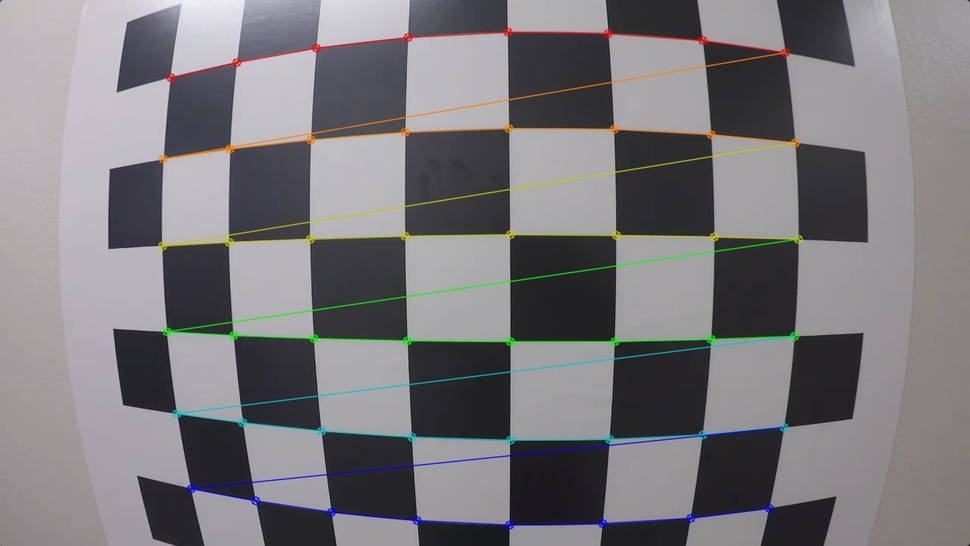
#> input picture study notes/Self-Driving/Undistort and Transform Perspective/calibration_test.jpg, 970 x 546 px, shrunk from 1280 x 720 before the run
$ jupyter execute --allow-errors 'Undistort and Transform Perspective.ipynb'   (shell and % lines are left out)
#> lines starting #> are read from the running program, lines starting #| are printed output that depends on the picture; after the words box and inside, x2 and y2 are one past the last pixel; in counts of white or black regions, pixels touching at a corner belong together
# Advanced Lane Finding
## Part 1 | Undistort and Transform Perspective

As we know, image distortion occurs when a camera looks at 3D objects in the real world and transforms them into a 2D image; this transformation isn’t perfect. Distortion actually changes what the shape and size of these 3D objects appear to be. So, the first step in analyzing camera images, is to undo this distortion so that you can get correct and useful information out of them.

The following is some of the information on the distortion of the camera image processing. You can refer to this part of the information。

#### Types of Distortion

Real cameras use curved lenses to form an image, and light rays often bend a little too much or too little at the edges of these lenses. This creates an effect that distorts the edges of images, so that lines or objects appear more or less curved than they actually are. This is called **radial distortion**, and it’s the most common type of distortion.

Another type of distortion, is **tangential distortion**. This occurs when a camera’s lens is not aligned perfectly parallel to the imaging plane, where the camera film or sensor is. This makes an image look tilted so that some objects appear farther away or closer than they actually are.

#### Distortion Coefficients and Correction

There are three coefficients needed to correct for **radial distortion: k1, k2, and k3**. To correct the appearance of radially distorted points in an image, one can use a correction formula.

In the following equations, *(x,y)* is a point in a distorted image. To undistort these points, OpenCV calculates *r*, which is the known distance between a point in an undistorted (corrected) image *(x_corrected, y_corrected)* and the center of the image distortion, which is often the center of that image *(x_c, y_c)*. This center point *(x_c, y_c)* is sometimes referred to as the distortion center. These points are pictured below.

Note: The distortion coefficient **k3** is required to accurately reflect major radial distortion (like in wide angle lenses). However, for minor radial distortion, which most regular camera lenses have, k3 has a value close to or equal to zero and is negligible. So, in OpenCV, you can choose to ignore this coefficient; this is why it appears at the end of the distortion values array: [k1, k2, p1, p2, k3]. In this course, we will use it in all calibration calculations so that our calculations apply to a wider variety of lenses (wider, like wide angle, haha) and can correct for both minor and major radial distortion.

*Points in a distorted and undistorted (corrected) image. The point (x, y) is a single point in a distorted image and (x_corrected, y_corrected) is where that point will appear in the undistorted (corrected) image.*

*Radial distortion correction.*

There are two more coefficients that account for **tangential distortion**: **p1** and **p2**, and this distortion can be corrected using a different correction formula.

*Tangential distortion correction.*

## Finding Corners
Okay, let's start now。This is your first project. In this exercise, you'll use the OpenCV functions **findChessboardCorners()** and **drawChessboardCorners()** to automatically find and draw corners in an image of a chessboard pattern.

To learn more about both of those functions, you can have a look at the OpenCV documentation here: [cv2.findChessboardCorners()](https://docs.opencv.org/2.4/modules/calib3d/doc/camera_calibration_and_3d_reconstruction.html#cv2.findChessboardCorners) and [cv2.drawChessboardCorners()](https://docs.opencv.org/2.4/modules/calib3d/doc/camera_calibration_and_3d_reconstruction.html#cv2.drawChessboardCorners).

Applying these two functions to a sample image, you'll get a result like this:

In the following exercise, your job is simple. Count the number of corners in any given row and enter that value in nx. Similarly, count the number of corners in a given column and store that in ny. Keep in mind that "corners" are only points where two black and two white squares intersect, in other words, only count inside corners, not outside corners.

### Quiz

[cell 1]
import numpy as np
import cv2
import matplotlib.pyplot as plt
import matplotlib.image as mpimg

# TODO:
# prepare object points
nx = 8  # enter the number of inside corners in x
ny = 6  # enter the number of inside corners in y

# Make a list of calibration images
fname = "calibration_test.jpg"
img = cv2.imread(fname)
#> img is the input picture: shape (546, 970, 3); mean B, G, R 123.4, 120.4, 121.9

# Convert to grayscale
gray = cv2.cvtColor(img, cv2.COLOR_BGR2GRAY)
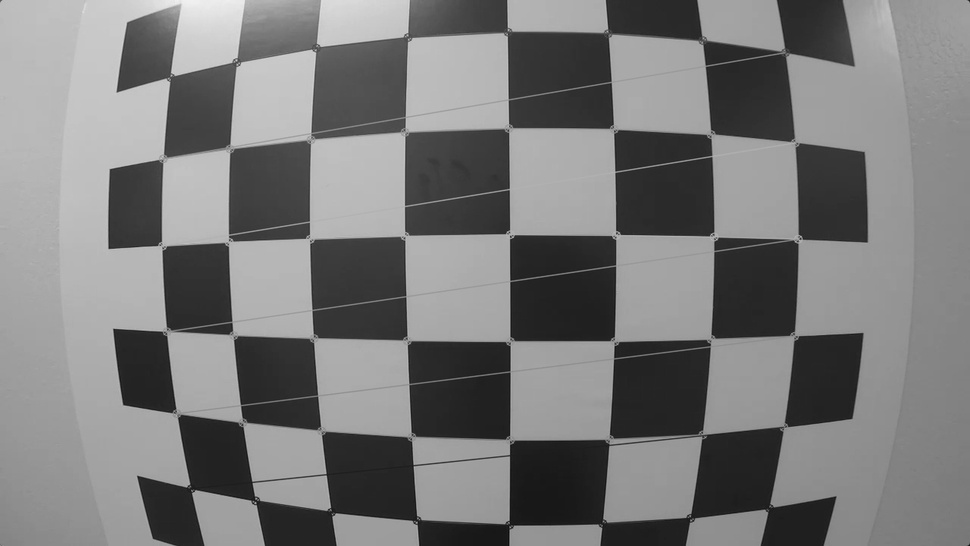
#> gray: shape (546, 970); min 8, max 242, mean 121.2

# Find the chessboard corners
ret, corners = cv2.findChessboardCorners(gray, (nx, ny), None)
#> ret = False; corners = None

# If found, draw corners
if ret == True:
    # Draw and display the corners
    cv2.drawChessboardCorners(img, (nx, ny), corners, ret)
    plt.imshow(img)

## Camera Calibration

Before you start, there are some precautions you need to know.
### Note Regarding Corner Coordinates
Since the origin corner is (0,0,0) the final corner is (6,4,0) relative to this corner rather than (7,5,0).
#### Examples of Useful Code
Converting an image, imported by cv2 or the glob API, to grayscale:
```
gray = cv2.cvtColor(img,cv2.COLOR_BGR2GRAY)
```
Note: If you are reading in an image using mpimg.imread() this will read in an **RGB** image and you should convert to grayscale using *cv2.COLOR_RGB2GRAY*, but if you are using *cv2.imread()* or the glob API, as happens in this video example, this will read in a **BGR** image and you should convert to grayscale using *cv2.COLOR_BGR2GRAY*. We'll learn more about color conversions later on in this lesson, but please keep this in mind as you write your own code and look at code examples.

Finding chessboard corners (for an 8x6 board):
```
ret, corners = cv2.findChessboardCorners(gray, (8,6), None)
```
Drawing detected corners on an image:
```
img = cv2.drawChessboardCorners(img, (8,6), corners, ret)
```
Camera calibration, given object points, image points, and the **shape of the grayscale image**:
```
ret, mtx, dist, rvecs, tvecs = cv2.calibrateCamera(objpoints, imgpoints, gray.shape[::-1], None, None)
```
Undistorting a test image:
```
dst = cv2.undistort(img, mtx, dist, None, mtx)
```
### A note on image shape
The shape of the image, which is passed into the **calibrateCamera** function, is just the height and width of the image. One way to retrieve these values is by retrieving them from the **grayscale image shape** array *gray.shape[::-1]*. This returns the image width and height in pixel values like (1280, 960).

Another way to retrieve the image shape, is to get them directly from the color image by retrieving the first two values in the color image shape array using *img.shape[1::-1]*. This code snippet asks for just the first two values in the shape array, and reverses them. Note that in our case we are working with a greyscale image, so we only have 2 dimensions (color images have three, height, width, and depth), so this is not necessary.

It's important to use an entire grayscale image shape or the first two values of a color image shape. This is because the entire shape of a color image will include a third value -- the number of color channels -- in addition to the height and width of the image. For example the shape array of a color image might be (960, 1280, 3), which are the pixel height and width of an image (960, 1280) and a third value (3) that represents the three color channels in the color image which you'll learn more about later, and if you try to pass these three values into the calibrateCamera function, you'll get an error.

[cell 2]
import numpy as np
import cv2
import matplotlib.pyplot as plt
import matplotlib.image as mpimg

# Read in a calibration image
img = mpimg.imread("./calibration_wide/GOPR0032.jpg")
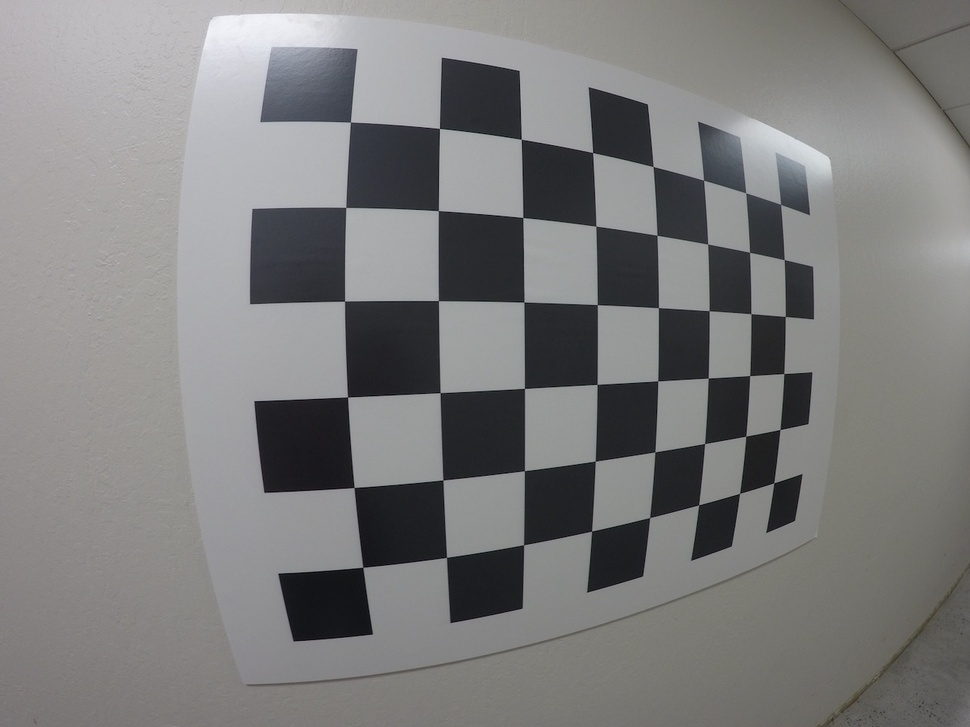
#> input picture study notes/Self-Driving/Undistort and Transform Perspective/calibration_wide/GOPR0032.jpg, 970 x 727 px, shrunk from 1280 x 960 before the run
#> img is the input picture: shape (727, 970, 3); mean R, G, B 125.1, 124.9, 124.7
plt.imshow(img)

Okay, now you have a certain understanding of our sample data. Just run the code in the cell below to extract object points and image points for camera calibration.

### Quiz

[cell 3]
import numpy as np
import cv2
import glob
import matplotlib.pyplot as plt
# %matplotlib qt

# prepare object points, like (0,0,0), (1,0,0), (2,0,0) ....,(6,5,0)
objp = np.zeros((6*8,3), np.float32)
objp[:,:2] = np.mgrid[0:8, 0:6].T.reshape(-1,2)

# Arrays to store object points and image points from all the images.
objpoints = [] # 3d points in real world space
imgpoints = [] # 2d points in image plane.

# Make a list of calibration images
images = glob.glob('calibration_wide/GO*.jpg')

# Step through the list and search for chessboard corners
for idx, fname in enumerate(images):
    img = cv2.imread(fname)
    gray = cv2.cvtColor(img, cv2.COLOR_BGR2GRAY)
#> gray: shape (727, 970)

    # Find the chessboard corners
    ret, corners = cv2.findChessboardCorners(gray, (8,6), None)
#> ret = True; corners = 48 rows, first 8: [350.4, 122], [439.4, 128.4], [521.3, 139.2], [592.7, 152.7], [653.1, 166.5], [703.6, 180.2], [745.7, 192.7], [780.6, 204.5]

    # If found, add object points, image points
    if ret == True:
        objpoints.append(objp)
        imgpoints.append(corners)

        # Draw and display the corners
        cv2.drawChessboardCorners(img, (8,6), corners, ret)
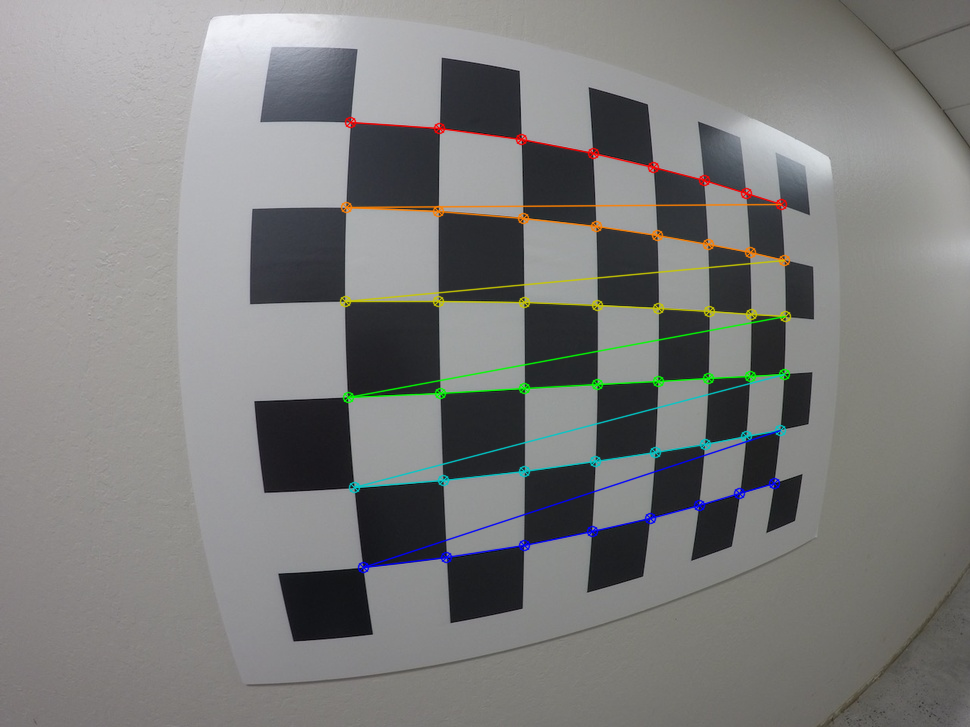
#> img: shape (727, 970, 3); mean B, G, R 124.5, 125.5, 125.4
        #write_name = 'corners_found'+str(idx)+'.jpg'
        #cv2.imwrite(write_name, img)
        cv2.imshow('img', img)
        cv2.waitKey(500)
#> pass 2 of the loop `for idx, fname in enumerate(images):`:
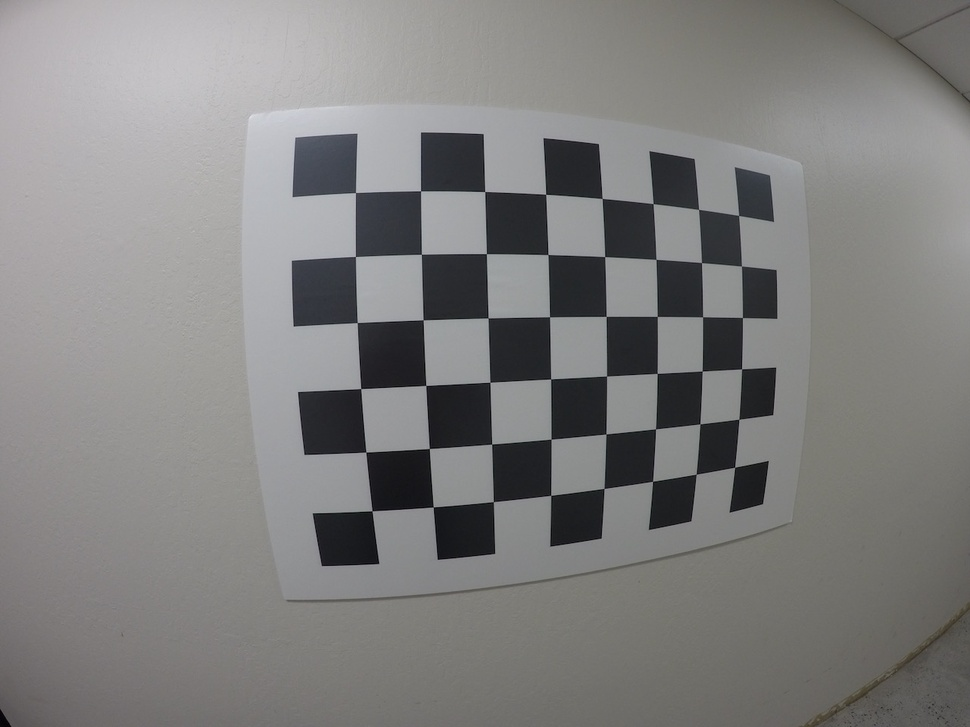
#> input picture study notes/Self-Driving/Undistort and Transform Perspective/calibration_wide/GOPR0033.jpg, 970 x 727 px, shrunk from 1280 x 960 before the run
#> img is the input picture: shape (727, 970, 3); mean B, G, R 126.8, 127.5, 128.1
#> `ret, corners = cv2.findChessboardCorners(gray, (8,6), None)`: corners = 48 rows, first 8: [355.5, 192.5], [420.6, 190.9], [484.7, 191.5], [545.7, 194.3], [602.2, 198.4], [653.1, 203.8], [698.6, 209.4], [738.6, 215.4]
#> `cv2.drawChessboardCorners(img, (8,6), corners, ret)`:
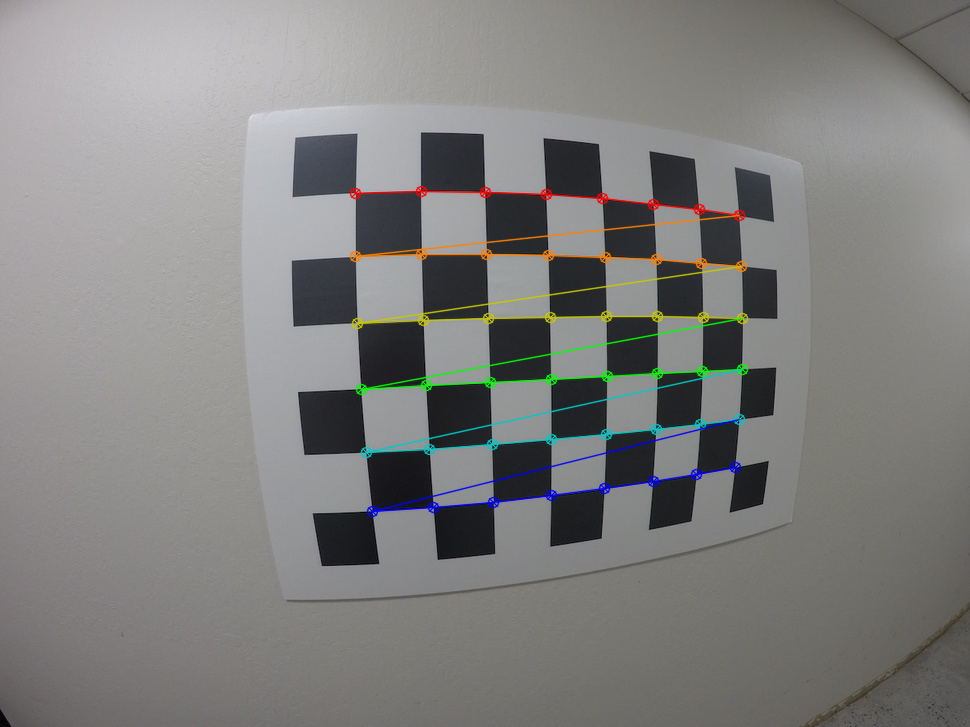
#> img: shape (727, 970, 3); 2.31% of pixels changed, all inside (x1, y1, x2, y2) = (349, 185, 749, 518)
#> pass 3 of the loop `for idx, fname in enumerate(images):`:
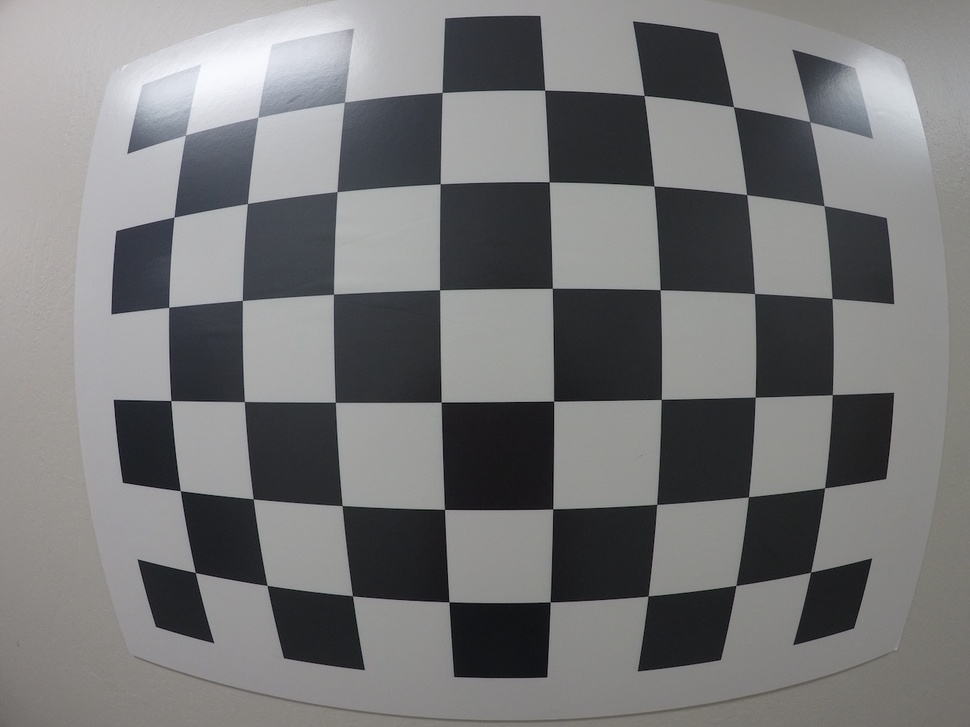
#> input picture study notes/Self-Driving/Undistort and Transform Perspective/calibration_wide/GOPR0034.jpg, 970 x 727 px, shrunk from 1280 x 960 before the run
#> img is the input picture: shape (727, 970, 3); mean B, G, R 120, 119.2, 119.1
#> `ret, corners = cv2.findChessboardCorners(gray, (8,6), None)`: corners = 48 rows, first 8: [185.6, 135.2], [257.6, 117.4], [344.6, 102.1], [442, 92.41], [544.9, 90.04], [644, 95.44], [733.6, 106.9], [810.3, 122.3]
#> `cv2.drawChessboardCorners(img, (8,6), corners, ret)`:
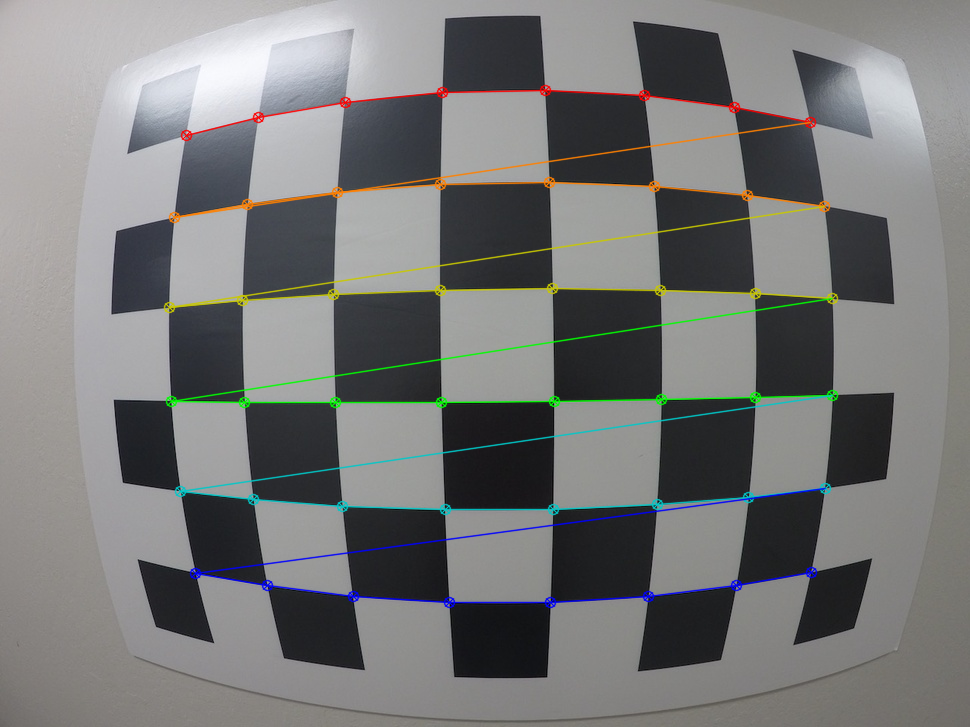
#> img: shape (727, 970, 3); 3.48% of pixels changed, all inside (x1, y1, x2, y2) = (163, 84, 839, 609)

cv2.destroyAllWindows()

If the above cell ran sucessfully, you should now have objpoints and imgpoints needed for camera calibration.

## Correcting for Distortion

Here, you'll get a chance to try camera calibration and distortion correction for yourself!

There are two main steps to this process: use chessboard images to obtain image points and object points, and then use the OpenCV functions `cv2.calibrateCamera()` and `cv2.undistort()` to compute the calibration and undistortion.

Unfortunately, we can't perform the extraction of object points and image points in the browser quiz editor, so we provide these for you in the quiz below.

Try computing the calibration and undistortion in the exercise below.

### Quiz

[cell 4]
import pickle

# Test undistortion on an image
img = cv2.imread('calibration_wide/test_image.jpg')
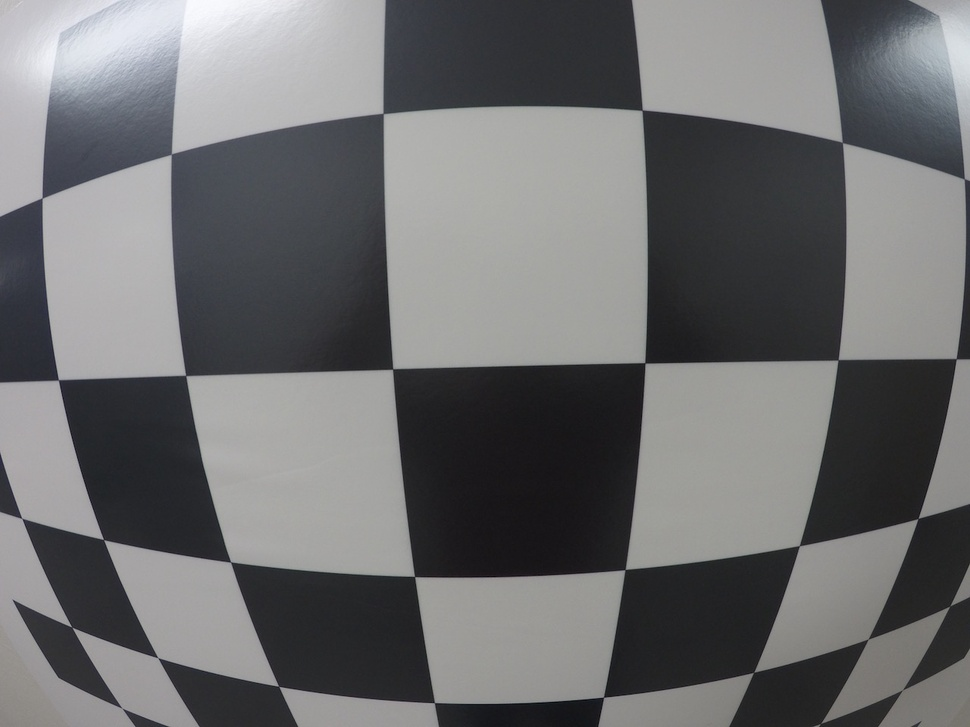
#> input picture study notes/Self-Driving/Undistort and Transform Perspective/calibration_wide/test_image.jpg, 970 x 727 px, shrunk from 1280 x 960 before the run
#> img is the input picture: shape (727, 970, 3); mean B, G, R 110.7, 109.5, 109.1
img_size = (img.shape[1], img.shape[0])
#> img_size = (970, 727)

# TODO:
# Do camera calibration given object points and image points
# You can use cv2.calibrateCamera()
#> (the rest of this cell did not finish here and is left out)
